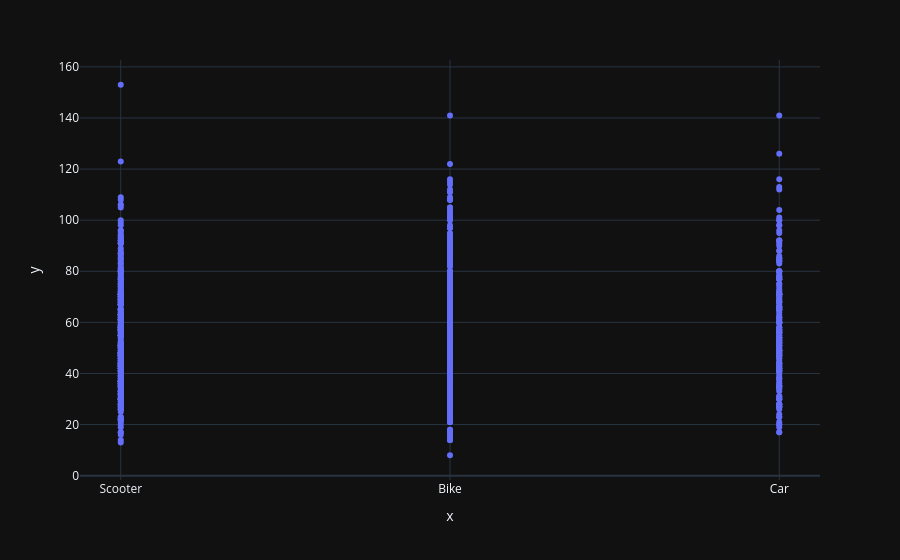

The code cell stored with this chart in its notebook:
### Code cell
fig = px.scatter(x = df['Vehicle_Type'] , y = df['Delivery_Time_min'])
fig.update_layout(template = 'plotly_dark')
fig.show()

### Figure 1 — Plotly figure (JSON) as saved in the notebook; plotly's stock layout.template omitted (floating-point values rounded to 4 significant figures; data arrays with more than 128 entries replaced by an {"elided": "..."} marker saying what was removed)
{"data": [{"hovertemplate": "x=%{x}<br>y=%{y}<extra></extra>", "legendgroup": "", "marker": {"color": "#636efa", "symbol": "circle"}, "mode": "markers", "name": "", "orientation": "v", "showlegend": false, "type": "scatter", "x": {"elided": "1000 str values"}, "xaxis": "x", "y": {"elided": "1000 int values"}, "yaxis": "y"}], "layout": {"legend": {"tracegroupgap": 0}, "margin": {"t": 60}, "xaxis": {"anchor": "y", "domain": [0, 1], "title": {"text": "x"}}, "yaxis": {"anchor": "x", "domain": [0, 1], "title": {"text": "y"}}}}
